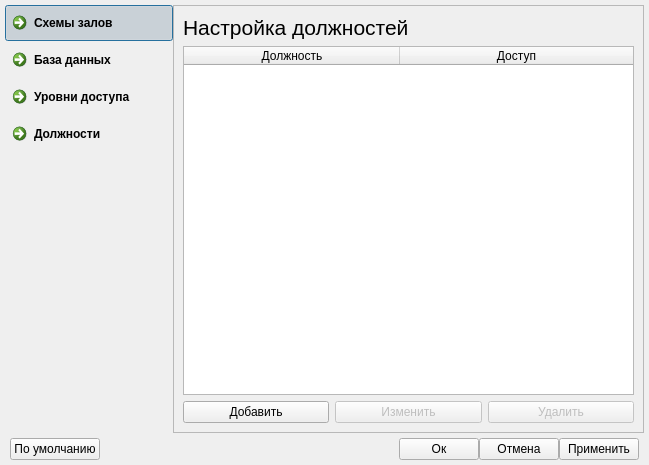
<?xml version="1.0" encoding="UTF-8"?>
<ui version="4.0">
 <class>SettingDialog</class>
 <widget class="QDialog" name="SettingDialog">
  <property name="geometry">
   <rect>
    <x>0</x>
    <y>0</y>
    <width>649</width>
    <height>465</height>
   </rect>
  </property>
  <property name="sizePolicy">
   <sizepolicy hsizetype="Fixed" vsizetype="Fixed">
    <horstretch>0</horstretch>
    <verstretch>0</verstretch>
   </sizepolicy>
  </property>
  <property name="windowTitle">
   <string>Настройки</string>
  </property>
  <property name="windowIcon">
   <iconset resource="icons.qrc">
    <normaloff>:/icons/icons/settings.ico</normaloff>:/icons/icons/settings.ico</iconset>
  </property>
  <layout class="QGridLayout" name="gridLayout_2">
   <property name="leftMargin">
    <number>5</number>
   </property>
   <property name="topMargin">
    <number>5</number>
   </property>
   <property name="rightMargin">
    <number>5</number>
   </property>
   <property name="bottomMargin">
    <number>5</number>
   </property>
   <property name="horizontalSpacing">
    <number>0</number>
   </property>
   <property name="verticalSpacing">
    <number>5</number>
   </property>
   <item row="0" column="0">
    <layout class="QVBoxLayout" name="verticalLayout">
     <property name="spacing">
      <number>1</number>
     </property>
     <item>
      <widget class="QCommandLinkButton" name="buttonSettingSchem">
       <property name="text">
        <string>Схемы залов</string>
       </property>
       <property name="icon">
        <iconset resource="icons.qrc">
         <normaloff>:/icons/icons/ticket.ico</normaloff>:/icons/icons/ticket.ico</iconset>
       </property>
       <property name="checkable">
        <bool>true</bool>
       </property>
       <property name="checked">
        <bool>true</bool>
       </property>
       <property name="autoExclusive">
        <bool>true</bool>
       </property>
       <property name="default">
        <bool>true</bool>
       </property>
      </widget>
     </item>
     <item>
      <widget class="QCommandLinkButton" name="buttonSettingDataBase">
       <property name="text">
        <string>База данных</string>
       </property>
       <property name="icon">
        <iconset resource="icons.qrc">
         <normaloff>:/icons/icons/database.ico</normaloff>:/icons/icons/database.ico</iconset>
       </property>
       <property name="checkable">
        <bool>true</bool>
       </property>
       <property name="checked">
        <bool>false</bool>
       </property>
       <property name="autoExclusive">
        <bool>true</bool>
       </property>
      </widget>
     </item>
     <item>
      <widget class="QCommandLinkButton" name="buttonSettingAccessLevel">
       <property name="text">
        <string>Уровни доступа</string>
       </property>
       <property name="icon">
        <iconset resource="icons.qrc">
         <normaloff>:/icons/icons/access.ico</normaloff>:/icons/icons/access.ico</iconset>
       </property>
       <property name="checkable">
        <bool>true</bool>
       </property>
       <property name="autoExclusive">
        <bool>true</bool>
       </property>
      </widget>
     </item>
     <item>
      <widget class="QCommandLinkButton" name="buttonSettingPosts">
       <property name="text">
        <string>Должности</string>
       </property>
       <property name="icon">
        <iconset resource="icons.qrc">
         <normaloff>:/icons/icons/employees.ico</normaloff>:/icons/icons/employees.ico</iconset>
       </property>
       <property name="checkable">
        <bool>true</bool>
       </property>
       <property name="autoExclusive">
        <bool>true</bool>
       </property>
      </widget>
     </item>
     <item>
      <spacer name="verticalSpacer">
       <property name="orientation">
        <enum>Qt::Vertical</enum>
       </property>
       <property name="sizeHint" stdset="0">
        <size>
         <width>20</width>
         <height>40</height>
        </size>
       </property>
      </spacer>
     </item>
    </layout>
   </item>
   <item row="1" column="0" colspan="2">
    <layout class="QHBoxLayout" name="horizontalLayout">
     <property name="leftMargin">
      <number>5</number>
     </property>
     <property name="rightMargin">
      <number>5</number>
     </property>
     <item>
      <widget class="QPushButton" name="buttonDefault">
       <property name="text">
        <string>По умолчанию</string>
       </property>
       <property name="autoDefault">
        <bool>false</bool>
       </property>
      </widget>
     </item>
     <item>
      <spacer name="horizontalSpacer">
       <property name="orientation">
        <enum>Qt::Horizontal</enum>
       </property>
       <property name="sizeHint" stdset="0">
        <size>
         <width>40</width>
         <height>20</height>
        </size>
       </property>
      </spacer>
     </item>
     <item>
      <widget class="QPushButton" name="butttonOk">
       <property name="text">
        <string>Ок</string>
       </property>
       <property name="autoDefault">
        <bool>false</bool>
       </property>
      </widget>
     </item>
     <item>
      <widget class="QPushButton" name="buttonCancel">
       <property name="text">
        <string>Отмена</string>
       </property>
       <property name="autoDefault">
        <bool>false</bool>
       </property>
      </widget>
     </item>
     <item>
      <widget class="QPushButton" name="buttonConfirm">
       <property name="text">
        <string>Применить</string>
       </property>
       <property name="autoDefault">
        <bool>false</bool>
       </property>
      </widget>
     </item>
    </layout>
   </item>
   <item row="0" column="1">
    <widget class="QStackedWidget" name="stackedWidget">
     <property name="frameShape">
      <enum>QFrame::StyledPanel</enum>
     </property>
     <property name="currentIndex">
      <number>3</number>
     </property>
     <widget class="QWidget" name="hallPage">
      <layout class="QGridLayout" name="gridLayout">
       <item row="0" column="0">
        <widget class="QLabel" name="titleHall">
         <property name="text">
          <string>&lt;html&gt;&lt;head/&gt;&lt;body&gt;&lt;p&gt;&lt;span style=&quot; font-size:16pt;&quot;&gt;Настройка залов в кинотеатре&lt;/span&gt;&lt;/p&gt;&lt;/body&gt;&lt;/html&gt;</string>
         </property>
        </widget>
       </item>
       <item row="2" column="0">
        <widget class="QTableWidget" name="tableHalls">
         <property name="contextMenuPolicy">
          <enum>Qt::CustomContextMenu</enum>
         </property>
         <property name="autoScroll">
          <bool>true</bool>
         </property>
         <property name="selectionMode">
          <enum>QAbstractItemView::SingleSelection</enum>
         </property>
         <property name="selectionBehavior">
          <enum>QAbstractItemView::SelectRows</enum>
         </property>
         <property name="verticalScrollMode">
          <enum>QAbstractItemView::ScrollPerItem</enum>
         </property>
         <property name="horizontalScrollMode">
          <enum>QAbstractItemView::ScrollPerItem</enum>
         </property>
         <property name="rowCount">
          <number>0</number>
         </property>
         <property name="columnCount">
          <number>4</number>
         </property>
         <attribute name="horizontalHeaderCascadingSectionResizes">
          <bool>true</bool>
         </attribute>
         <attribute name="horizontalHeaderDefaultSectionSize">
          <number>108</number>
         </attribute>
         <attribute name="horizontalHeaderStretchLastSection">
          <bool>true</bool>
         </attribute>
         <attribute name="verticalHeaderVisible">
          <bool>false</bool>
         </attribute>
         <column>
          <property name="text">
           <string>Зал</string>
          </property>
         </column>
         <column>
          <property name="text">
           <string>Рядов</string>
          </property>
         </column>
         <column>
          <property name="text">
           <string>Мест</string>
          </property>
         </column>
         <column>
          <property name="text">
           <string>Доступен</string>
          </property>
         </column>
        </widget>
       </item>
       <item row="3" column="0">
        <layout class="QHBoxLayout" name="horizontalLayout_2">
         <item>
          <widget class="QPushButton" name="addHallButton">
           <property name="minimumSize">
            <size>
             <width>120</width>
             <height>0</height>
            </size>
           </property>
           <property name="maximumSize">
            <size>
             <width>120</width>
             <height>16777215</height>
            </size>
           </property>
           <property name="text">
            <string>Добавить</string>
           </property>
           <property name="checkable">
            <bool>false</bool>
           </property>
           <property name="autoDefault">
            <bool>false</bool>
           </property>
          </widget>
         </item>
         <item>
          <spacer name="horizontalSpacer_8">
           <property name="orientation">
            <enum>Qt::Horizontal</enum>
           </property>
           <property name="sizeHint" stdset="0">
            <size>
             <width>40</width>
             <height>20</height>
            </size>
           </property>
          </spacer>
         </item>
         <item>
          <widget class="QPushButton" name="editHallButton">
           <property name="enabled">
            <bool>false</bool>
           </property>
           <property name="minimumSize">
            <size>
             <width>120</width>
             <height>0</height>
            </size>
           </property>
           <property name="maximumSize">
            <size>
             <width>120</width>
             <height>16777215</height>
            </size>
           </property>
           <property name="text">
            <string>Изменить</string>
           </property>
           <property name="autoDefault">
            <bool>false</bool>
           </property>
          </widget>
         </item>
         <item>
          <spacer name="horizontalSpacer_9">
           <property name="orientation">
            <enum>Qt::Horizontal</enum>
           </property>
           <property name="sizeHint" stdset="0">
            <size>
             <width>40</width>
             <height>20</height>
            </size>
           </property>
          </spacer>
         </item>
         <item>
          <widget class="QPushButton" name="removeHallButton">
           <property name="enabled">
            <bool>false</bool>
           </property>
           <property name="minimumSize">
            <size>
             <width>120</width>
             <height>0</height>
            </size>
           </property>
           <property name="maximumSize">
            <size>
             <width>120</width>
             <height>16777215</height>
            </size>
           </property>
           <property name="text">
            <string>Удалить</string>
           </property>
           <property name="autoDefault">
            <bool>false</bool>
           </property>
          </widget>
         </item>
        </layout>
       </item>
      </layout>
     </widget>
     <widget class="QWidget" name="databasePage">
      <layout class="QGridLayout" name="gridLayout_3">
       <item row="4" column="0">
        <layout class="QHBoxLayout" name="horizontalLayout_6">
         <item>
          <widget class="QLabel" name="passwordLabel">
           <property name="minimumSize">
            <size>
             <width>120</width>
             <height>0</height>
            </size>
           </property>
           <property name="text">
            <string>&lt;html&gt;&lt;head/&gt;&lt;body&gt;&lt;p&gt;&lt;span style=&quot; font-size:10pt;&quot;&gt;Пароль&lt;/span&gt;&lt;/p&gt;&lt;/body&gt;&lt;/html&gt;</string>
           </property>
           <property name="alignment">
            <set>Qt::AlignRight|Qt::AlignTrailing|Qt::AlignVCenter</set>
           </property>
          </widget>
         </item>
         <item>
          <widget class="QLineEdit" name="passwordEdit">
           <property name="echoMode">
            <enum>QLineEdit::Password</enum>
           </property>
          </widget>
         </item>
         <item>
          <spacer name="horizontalSpacer_5">
           <property name="orientation">
            <enum>Qt::Horizontal</enum>
           </property>
           <property name="sizeHint" stdset="0">
            <size>
             <width>40</width>
             <height>20</height>
            </size>
           </property>
          </spacer>
         </item>
        </layout>
       </item>
       <item row="6" column="0">
        <spacer name="verticalSpacer_2">
         <property name="orientation">
          <enum>Qt::Vertical</enum>
         </property>
         <property name="sizeHint" stdset="0">
          <size>
           <width>20</width>
           <height>40</height>
          </size>
         </property>
        </spacer>
       </item>
       <item row="0" column="0">
        <widget class="QLabel" name="titleDatabase">
         <property name="text">
          <string>&lt;html&gt;&lt;head/&gt;&lt;body&gt;&lt;p&gt;&lt;span style=&quot; font-size:16pt;&quot;&gt;Настройка базы данных&lt;/span&gt;&lt;/p&gt;&lt;/body&gt;&lt;/html&gt;</string>
         </property>
        </widget>
       </item>
       <item row="2" column="0">
        <layout class="QHBoxLayout" name="horizontalLayout_7">
         <item>
          <widget class="QLabel" name="loginLabel">
           <property name="minimumSize">
            <size>
             <width>120</width>
             <height>0</height>
            </size>
           </property>
           <property name="text">
            <string>&lt;html&gt;&lt;head/&gt;&lt;body&gt;&lt;p&gt;&lt;span style=&quot; font-size:10pt;&quot;&gt;Логин&lt;/span&gt;&lt;/p&gt;&lt;/body&gt;&lt;/html&gt;</string>
           </property>
           <property name="alignment">
            <set>Qt::AlignRight|Qt::AlignTrailing|Qt::AlignVCenter</set>
           </property>
          </widget>
         </item>
         <item>
          <widget class="QLineEdit" name="loginEdit"/>
         </item>
         <item>
          <spacer name="horizontalSpacer_6">
           <property name="orientation">
            <enum>Qt::Horizontal</enum>
           </property>
           <property name="sizeHint" stdset="0">
            <size>
             <width>40</width>
             <height>20</height>
            </size>
           </property>
          </spacer>
         </item>
        </layout>
       </item>
       <item row="1" column="0">
        <layout class="QVBoxLayout" name="verticalLayout_2">
         <item>
          <layout class="QHBoxLayout" name="horizontalLayout_3">
           <item>
            <widget class="QLabel" name="hostLabel">
             <property name="minimumSize">
              <size>
               <width>120</width>
               <height>0</height>
              </size>
             </property>
             <property name="text">
              <string>&lt;html&gt;&lt;head/&gt;&lt;body&gt;&lt;p&gt;&lt;span style=&quot; font-size:10pt;&quot;&gt;Хост&lt;/span&gt;&lt;/p&gt;&lt;/body&gt;&lt;/html&gt;</string>
             </property>
             <property name="alignment">
              <set>Qt::AlignRight|Qt::AlignTrailing|Qt::AlignVCenter</set>
             </property>
            </widget>
           </item>
           <item>
            <widget class="QLineEdit" name="hostEdit"/>
           </item>
           <item>
            <spacer name="horizontalSpacer_2">
             <property name="orientation">
              <enum>Qt::Horizontal</enum>
             </property>
             <property name="sizeHint" stdset="0">
              <size>
               <width>40</width>
               <height>20</height>
              </size>
             </property>
            </spacer>
           </item>
          </layout>
         </item>
         <item>
          <layout class="QHBoxLayout" name="horizontalLayout_5">
           <item>
            <widget class="QLabel" name="portLabel">
             <property name="minimumSize">
              <size>
               <width>120</width>
               <height>0</height>
              </size>
             </property>
             <property name="text">
              <string>&lt;html&gt;&lt;head/&gt;&lt;body&gt;&lt;p&gt;&lt;span style=&quot; font-size:10pt;&quot;&gt;Порт&lt;/span&gt;&lt;/p&gt;&lt;/body&gt;&lt;/html&gt;</string>
             </property>
             <property name="alignment">
              <set>Qt::AlignRight|Qt::AlignTrailing|Qt::AlignVCenter</set>
             </property>
            </widget>
           </item>
           <item>
            <widget class="QLineEdit" name="portEdit"/>
           </item>
           <item>
            <spacer name="horizontalSpacer_3">
             <property name="orientation">
              <enum>Qt::Horizontal</enum>
             </property>
             <property name="sizeHint" stdset="0">
              <size>
               <width>40</width>
               <height>20</height>
              </size>
             </property>
            </spacer>
           </item>
          </layout>
         </item>
         <item>
          <layout class="QHBoxLayout" name="horizontalLayout_4">
           <item>
            <widget class="QLabel" name="databaseLabel">
             <property name="minimumSize">
              <size>
               <width>120</width>
               <height>0</height>
              </size>
             </property>
             <property name="text">
              <string>&lt;html&gt;&lt;head/&gt;&lt;body&gt;&lt;p&gt;&lt;span style=&quot; font-size:10pt;&quot;&gt;База данных&lt;/span&gt;&lt;/p&gt;&lt;/body&gt;&lt;/html&gt;</string>
             </property>
             <property name="alignment">
              <set>Qt::AlignRight|Qt::AlignTrailing|Qt::AlignVCenter</set>
             </property>
            </widget>
           </item>
           <item>
            <widget class="QLineEdit" name="databaseEdit"/>
           </item>
           <item>
            <spacer name="horizontalSpacer_4">
             <property name="orientation">
              <enum>Qt::Horizontal</enum>
             </property>
             <property name="sizeHint" stdset="0">
              <size>
               <width>40</width>
               <height>20</height>
              </size>
             </property>
            </spacer>
           </item>
          </layout>
         </item>
        </layout>
       </item>
      </layout>
     </widget>
     <widget class="QWidget" name="accessLevelPage">
      <layout class="QGridLayout" name="gridLayout_4">
       <item row="0" column="0">
        <widget class="QLabel" name="titleAccessPage">
         <property name="text">
          <string>&lt;html&gt;&lt;head/&gt;&lt;body&gt;&lt;p&gt;&lt;span style=&quot; font-size:16pt;&quot;&gt;Настройка уровней доступа&lt;/span&gt;&lt;/p&gt;&lt;/body&gt;&lt;/html&gt;</string>
         </property>
        </widget>
       </item>
       <item row="2" column="0">
        <layout class="QHBoxLayout" name="horizontalLayout_8" stretch="0,0">
         <item>
          <widget class="QPushButton" name="editAccessLevelButton">
           <property name="enabled">
            <bool>false</bool>
           </property>
           <property name="minimumSize">
            <size>
             <width>120</width>
             <height>0</height>
            </size>
           </property>
           <property name="text">
            <string>Изменить</string>
           </property>
          </widget>
         </item>
         <item>
          <spacer name="horizontalSpacer_7">
           <property name="orientation">
            <enum>Qt::Horizontal</enum>
           </property>
           <property name="sizeHint" stdset="0">
            <size>
             <width>40</width>
             <height>20</height>
            </size>
           </property>
          </spacer>
         </item>
        </layout>
       </item>
       <item row="1" column="0">
        <widget class="QTableWidget" name="tableAccess">
         <property name="contextMenuPolicy">
          <enum>Qt::CustomContextMenu</enum>
         </property>
         <property name="horizontalScrollBarPolicy">
          <enum>Qt::ScrollBarAlwaysOff</enum>
         </property>
         <property name="editTriggers">
          <set>QAbstractItemView::DoubleClicked</set>
         </property>
         <property name="selectionMode">
          <enum>QAbstractItemView::SingleSelection</enum>
         </property>
         <property name="selectionBehavior">
          <enum>QAbstractItemView::SelectRows</enum>
         </property>
         <property name="gridStyle">
          <enum>Qt::SolidLine</enum>
         </property>
         <attribute name="horizontalHeaderCascadingSectionResizes">
          <bool>true</bool>
         </attribute>
         <attribute name="horizontalHeaderDefaultSectionSize">
          <number>216</number>
         </attribute>
         <attribute name="horizontalHeaderStretchLastSection">
          <bool>true</bool>
         </attribute>
         <attribute name="verticalHeaderVisible">
          <bool>false</bool>
         </attribute>
         <column>
          <property name="text">
           <string>Название</string>
          </property>
         </column>
         <column>
          <property name="text">
           <string>Описание</string>
          </property>
         </column>
        </widget>
       </item>
      </layout>
     </widget>
     <widget class="QWidget" name="postsPage">
      <layout class="QGridLayout" name="gridLayout_5">
       <item row="0" column="0">
        <widget class="QLabel" name="titlePostsPage">
         <property name="text">
          <string>&lt;html&gt;&lt;head/&gt;&lt;body&gt;&lt;p&gt;&lt;span style=&quot; font-size:16pt;&quot;&gt;Настройка должностей&lt;/span&gt;&lt;/p&gt;&lt;/body&gt;&lt;/html&gt;</string>
         </property>
        </widget>
       </item>
       <item row="1" column="0">
        <widget class="QTableWidget" name="tablePosts">
         <property name="contextMenuPolicy">
          <enum>Qt::CustomContextMenu</enum>
         </property>
         <property name="editTriggers">
          <set>QAbstractItemView::DoubleClicked|QAbstractItemView::SelectedClicked</set>
         </property>
         <property name="selectionMode">
          <enum>QAbstractItemView::SingleSelection</enum>
         </property>
         <property name="selectionBehavior">
          <enum>QAbstractItemView::SelectRows</enum>
         </property>
         <attribute name="horizontalHeaderCascadingSectionResizes">
          <bool>true</bool>
         </attribute>
         <attribute name="horizontalHeaderDefaultSectionSize">
          <number>216</number>
         </attribute>
         <attribute name="horizontalHeaderStretchLastSection">
          <bool>true</bool>
         </attribute>
         <attribute name="verticalHeaderVisible">
          <bool>false</bool>
         </attribute>
         <column>
          <property name="text">
           <string>Должность</string>
          </property>
         </column>
         <column>
          <property name="text">
           <string>Доступ</string>
          </property>
         </column>
        </widget>
       </item>
       <item row="2" column="0">
        <layout class="QHBoxLayout" name="horizontalLayout_9">
         <item>
          <widget class="QPushButton" name="addPostButton">
           <property name="text">
            <string>Добавить</string>
           </property>
          </widget>
         </item>
         <item>
          <widget class="QPushButton" name="editPostButton">
           <property name="enabled">
            <bool>false</bool>
           </property>
           <property name="minimumSize">
            <size>
             <width>120</width>
             <height>0</height>
            </size>
           </property>
           <property name="whatsThis">
            <string>Изменить информацию о сотруднике</string>
           </property>
           <property name="text">
            <string>Изменить</string>
           </property>
          </widget>
         </item>
         <item>
          <widget class="QPushButton" name="removePostButton">
           <property name="enabled">
            <bool>false</bool>
           </property>
           <property name="text">
            <string>Удалить</string>
           </property>
          </widget>
         </item>
        </layout>
       </item>
      </layout>
     </widget>
    </widget>
   </item>
  </layout>
  <action name="actionAddScheme">
   <property name="icon">
    <iconset resource="icons.qrc">
     <normaloff>:/icons/icons/add2.ico</normaloff>:/icons/icons/add2.ico</iconset>
   </property>
   <property name="text">
    <string>Добавить схему</string>
   </property>
  </action>
  <action name="actionEditScheme">
   <property name="enabled">
    <bool>false</bool>
   </property>
   <property name="icon">
    <iconset resource="icons.qrc">
     <normaloff>:/icons/icons/edit2.ico</normaloff>:/icons/icons/edit2.ico</iconset>
   </property>
   <property name="text">
    <string>Изменить схему</string>
   </property>
  </action>
  <action name="actionRemoveScheme">
   <property name="enabled">
    <bool>false</bool>
   </property>
   <property name="icon">
    <iconset resource="icons.qrc">
     <normaloff>:/icons/icons/remove2.ico</normaloff>:/icons/icons/remove2.ico</iconset>
   </property>
   <property name="text">
    <string>Удалить схему</string>
   </property>
  </action>
  <action name="actionUpdateHalls">
   <property name="icon">
    <iconset resource="icons.qrc">
     <normaloff>:/icons/icons/update.ico</normaloff>:/icons/icons/update.ico</iconset>
   </property>
   <property name="text">
    <string>Обновить</string>
   </property>
  </action>
  <action name="actionEditAccessLevel">
   <property name="enabled">
    <bool>false</bool>
   </property>
   <property name="icon">
    <iconset resource="icons.qrc">
     <normaloff>:/icons/icons/edit2.ico</normaloff>:/icons/icons/edit2.ico</iconset>
   </property>
   <property name="text">
    <string>Изменить уровень</string>
   </property>
  </action>
  <action name="actionUpdateAccessLevels">
   <property name="icon">
    <iconset resource="icons.qrc">
     <normaloff>:/icons/icons/update.ico</normaloff>:/icons/icons/update.ico</iconset>
   </property>
   <property name="text">
    <string>Обновить</string>
   </property>
  </action>
  <action name="actionAddPost">
   <property name="icon">
    <iconset resource="icons.qrc">
     <normaloff>:/icons/icons/add2.ico</normaloff>:/icons/icons/add2.ico</iconset>
   </property>
   <property name="text">
    <string>Добавить должность</string>
   </property>
  </action>
  <action name="actionEditPost">
   <property name="enabled">
    <bool>false</bool>
   </property>
   <property name="icon">
    <iconset resource="icons.qrc">
     <normaloff>:/icons/icons/edit2.ico</normaloff>:/icons/icons/edit2.ico</iconset>
   </property>
   <property name="text">
    <string>Изменить должность</string>
   </property>
  </action>
  <action name="actionRemovePost">
   <property name="enabled">
    <bool>false</bool>
   </property>
   <property name="icon">
    <iconset resource="icons.qrc">
     <normaloff>:/icons/icons/remove2.ico</normaloff>:/icons/icons/remove2.ico</iconset>
   </property>
   <property name="text">
    <string>Удалить должность</string>
   </property>
  </action>
  <action name="actionUpdatePosts">
   <property name="icon">
    <iconset resource="icons.qrc">
     <normaloff>:/icons/icons/update.ico</normaloff>:/icons/icons/update.ico</iconset>
   </property>
   <property name="text">
    <string>Обновить</string>
   </property>
  </action>
 </widget>
 <resources>
  <include location="icons.qrc"/>
 </resources>
 <connections/>
</ui>
